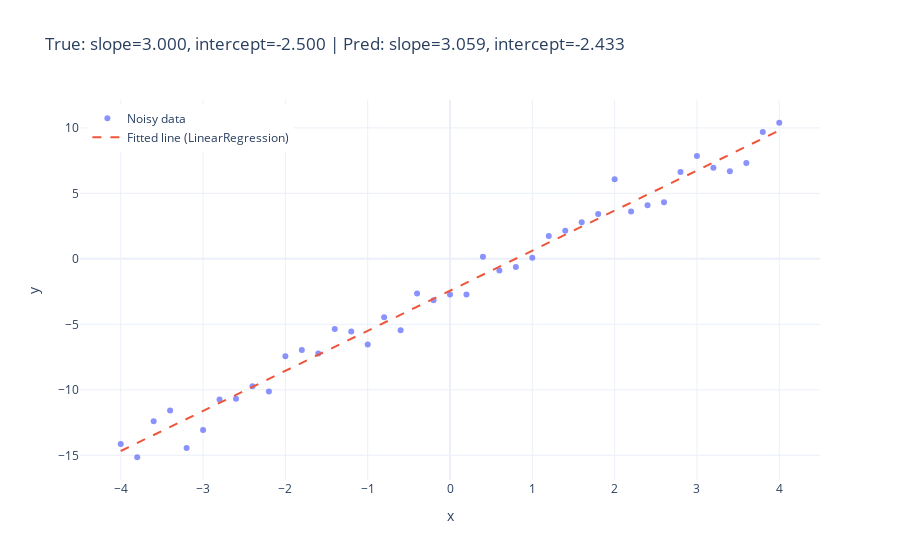

The notebook cell this image was saved under:
### Markdown cell above
✏️ **Answer:** 
*1. An estimator is an object that has a .fit() method and is the central object surrounding a machine learning model.  They learn from data and can be used to predict or transform.  Different estimators consist of LinearRegression, SVC, RandomForestClassifier, and many more.  Transformers may clean, reduce, expand, or generate feature representations.  Like other estimators, they are represented by classes with a .fit() method.  Transformers are designed to preprocess and transform data before it is fed into a predictive model.  An example of a transformer is StandardScaler() or SimpleImputer().  A predictor uses .predict() in scikit-learn.  A predictor takes a algorithm or model that has been trained with .fit() and then uses it to make predictions on unseen data.*

*2. The most commonly used method that goes with estimators is .fit(), which helps learn the data and is the overall foundation to beginning your model.  coef_ and intercept_ are commonly used attributes that go with estimators to display your parameters.  The most commonly used methods with transformers are .transform(), which applies the learned transformation to X and returns the transformed data.  Common attributes are mean_ and scale_ for StandardScaler.  feature_names_in_ get the input features seen during .fit() and feature_names_out_ gets the output features after the transform and are both also common. Predict commonly has methods such as .predict(), .predict_proba(), and .score() commonly used, which help predict and evaluate your models prediction phase. feature_importances_ is a common attribute for predictors when working with trees.*

*3. **Code attached below:***

*4. Pipeline in scikit-learn allows you to chain together several steps to such as data transformations.  It allows you to apply a list of transformers to preprocess the data.  The purpose of the pipeline is to combine several steps that can be cross-validated together while setting different parameters. Pipelines help data leakage by only applying to the training set, and you are able to produce everything with one object which makes it efficient ane effective for building a model.  It also helps keep things simple and clean. **Pipeline code attached below:***

### Code cell
### ANSWER QUESTION 3
import numpy as np
from sklearn.linear_model import LinearRegression
import plotly.graph_objects as go

rng = np.random.default_rng(42)

x_ary = np.arange(-4, 4.2, 0.2)

m_true = 3.0 
b_true = -2.5

noise_std = 1.2
y_true = m_true * x_ary + b_true
y_noisy = y_true + rng.normal(0, noise_std, size=x_ary.shape)

X = x_ary.reshape(-1, 1) 
linreg = LinearRegression()
linreg.fit(X, y_noisy)

m_hat = float(linreg.coef_[0])
b_hat = float(linreg.intercept_)

x_line = np.linspace(x_ary.min(), x_ary.max(), 300).reshape(-1, 1)
y_pred_line = linreg.predict(x_line)
y_true_line = m_true * x_line.ravel() + b_true

# Code converted to plotly visual by ChatGPT from matplotlib code. Prompt: “I have this plotting code written in Matplotlib. 
# Please convert it to use Plotly instead, keeping the same data, labels, title, and legend. Here is the code:". 9/11/25
fig = go.Figure()

fig.add_trace(go.Scatter(
    x=x_ary, y=y_noisy,
    mode="markers",
    name="Noisy data",
    marker=dict(size=6, opacity=0.75)
))

#fig.add_trace(go.Scatter(
   # x=x_line.ravel(), y=y_true_line,
   # mode="lines",
    #name="True line"
#))

fig.add_trace(go.Scatter(
    x=x_line.ravel(), y=y_pred_line,
    mode="lines",
    name="Fitted line (LinearRegression)",
    line=dict(dash="dash")
))

fig.update_layout(
    title=(
        f"True: slope={m_true:.3f}, intercept={b_true:.3f} | "
        f"Pred: slope={m_hat:.3f}, intercept={b_hat:.3f}"
    ),
    xaxis_title="x",
    yaxis_title="y",
    template="plotly_white",
    legend=dict(yanchor="top", y=0.99, xanchor="left", x=0.01)
)

fig.show()

### Figure 1 — Plotly figure (JSON) as saved in the notebook; plotly's stock layout.template omitted (floating-point values rounded to 4 significant figures; data arrays with more than 128 entries replaced by an {"elided": "..."} marker saying what was removed)
{"data": [{"marker": {"opacity": 0.75, "size": 6}, "mode": "markers", "name": "Noisy data", "type": "scatter", "x": [-4.0, -3.8, -3.6, -3.4, -3.2, -3.0, -2.8, -2.6, -2.4, -2.2, -2.0, -1.8, -1.6, -1.4, -1.2, -1.0, -0.8, -0.6, -0.4, -0.2, 3.553e-15, 0.2, 0.4, 0.6, 0.8, 1.0, 1.2, 1.4, 1.6, 1.8, 2.0, 2.2, 2.4, 2.6, 2.8, 3.0, 3.2, 3.4, 3.6, 3.8, 4.0], "y": [-14.13, -15.15, -12.4, -11.57, -14.44, -13.06, -10.75, -10.68, -9.72, -10.12, -7.445, -6.967, -7.221, -5.347, -5.539, -6.531, -4.457, -5.451, -2.646, -3.16, -2.722, -2.717, 0.167, -0.8854, -0.614, 0.07744, 1.739, 2.139, 2.795, 3.417, 6.07, 3.612, 4.085, 4.323, 6.639, 7.855, 6.963, 6.692, 7.311, 9.681, 10.39]}, {"line": {"dash": "dash"}, "mode": "lines", "name": "Fitted line (LinearRegression)", "type": "scatter", "x": {"elided": "300 float values"}, "y": {"elided": "300 float values"}}], "layout": {"legend": {"x": 0.01, "xanchor": "left", "y": 0.99, "yanchor": "top"}, "title": {"text": "True: slope=3.000, intercept=-2.500 | Pred: slope=3.059, intercept=-2.433"}, "xaxis": {"title": {"text": "x"}}, "yaxis": {"title": {"text": "y"}}}}
